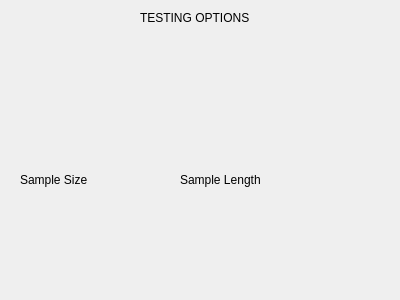
<?xml version="1.0" encoding="UTF-8"?>
<ui version="4.0">
 <class>Tests</class>
 <widget class="QDialog" name="Tests">
  <property name="geometry">
   <rect>
    <x>0</x>
    <y>0</y>
    <width>400</width>
    <height>300</height>
   </rect>
  </property>
  <property name="windowTitle">
   <string>Dialog</string>
  </property>
  <widget class="QLabel" name="label">
   <property name="geometry">
    <rect>
     <x>20</x>
     <y>170</y>
     <width>81</width>
     <height>20</height>
    </rect>
   </property>
   <property name="text">
    <string>Sample Size</string>
   </property>
  </widget>
  <widget class="QLabel" name="label_2">
   <property name="geometry">
    <rect>
     <x>180</x>
     <y>170</y>
     <width>91</width>
     <height>20</height>
    </rect>
   </property>
   <property name="text">
    <string>Sample Length</string>
   </property>
  </widget>
  <widget class="QLabel" name="label_3">
   <property name="geometry">
    <rect>
     <x>140</x>
     <y>10</y>
     <width>111</width>
     <height>16</height>
    </rect>
   </property>
   <property name="text">
    <string>TESTING OPTIONS</string>
   </property>
  </widget>
 </widget>
 <resources/>
 <connections/>
</ui>
